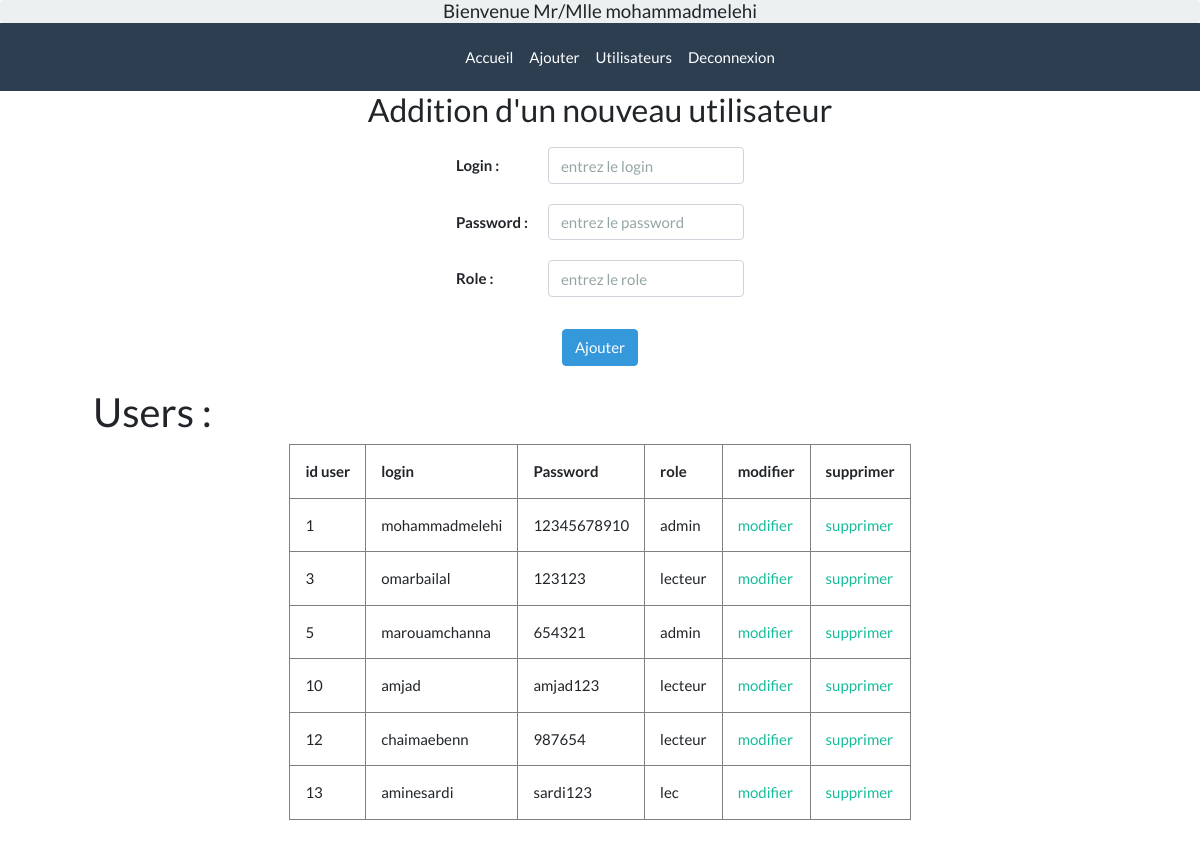
The page /e-com-app/devoir/users.php (signed in) on the database its author committed.
### tables this page shows
CREATE TABLE `user` (
  `iduser` int(11) NOT NULL,
  `login` varchar(30) NOT NULL,
  `password` varchar(20) NOT NULL,
  `role` varchar(20) NOT NULL
);

### e-com-app/devoir/users.php (the view, shortened to what this page needs)
<!DOCTYPE html>
<html>
<head>
  <link rel="stylesheet" type="text/css" href="https://bootswatch.com/4/flatly/bootstrap.min.css">
</head>
<body>
	 <?php
      if($_SESSION)
      echo '<h5 class=" alert alert-light mb-0 text-center p-0" >Bienvenue Mr/Mlle '.$_SESSION["login"].'</h5>';
    ?>
  <nav class="navbar navbar-expand-lg navbar-dark bg-primary p-0">
    <dir class="mx-auto">
      <ul class="navbar-nav mr-auto">
        <li class="nav-item ">
          <a class="nav-link" href="index.php">Accueil</a>
        </li>
        <?php
  if($_SESSION){
  echo '<li class="nav-item"><a class="nav-link" href="ajouter.php">Ajouter</a></li>';
  if($_SESSION["role"] == "admin")
  echo '  <li class="nav-item"><a class="nav-link" href="users.php">Utilisateurs</a></li>';
  echo '  <li class="nav-item"><a class="nav-link" href="logout.php">Deconnexion</a></li>
  </ul>
  </dir>
  </nav>';
  }
  else
    echo '<li class="nav-item"><a class="nav-link" href="connexion.php">Connexion</a></li>
  </ul>
  </dir>
  </nav>';
   ?>
<center>
	<div id="formAdd" >
	<h3>Addition d'un nouveau utilisateur</h3>
<form action="addUser.php" method="post">
<table   cellpadding="10" >
	<tr>
    <th>Login :</th>
    <th><input class="form-control" type="text" name="i_login" placeholder="entrez le login"></th>
  </tr>
  <tr>
    <th>Password :</th>
    <th><input class="form-control" type="text" name="i_password" placeholder="entrez le password"></th>
  </tr>
  <tr>
    <th>Role :</th>
    <th><input class="form-control" type="text" name="i_role" placeholder="entrez le role"></th>
  </tr>
</table>
<br>
<input class ="btn btn-info " type="submit" value="Ajouter">
</form>
</div>
<br>
</center>
<div class="container" >
	<h2 class="ml-5" >Users :</h2>
<table id="tb" align="center" border="1" cellpadding="15"  >
	<thead>
  <tr>
    <th>id user</th>
    <th>login</th>
    <th>Password</th>
    <th>role</th>
    <th>modifier</th>
    <th>supprimer</th>
  </tr>
 </thead>
<tbody>
<?php
$connect = mysqli_connect('localhost','root','','devoir0') or die("Erreur
deconnexion auserveur.");
$result = mysqli_query($connect, "SELECT iduser, login, password , role   from user");
while ( $row = mysqli_fetch_array($result)){
	?>
 <tr>
    <td><?php echo $row['iduser'] ?></td>
    <td><?php echo $row['login'] ?></td>
    <td><?php echo $row['password'] ?></td>
    <td><?php echo $row['role'] ?></td>
    <td><a href="updateUser.php?id=<?php echo
    $row['iduser']  ?>">modifier</a></td>
    <td><a href="deleteUser.php?id=<?php echo
    $row['iduser']  ?>">supprimer</a></td>
  </tr>
<?php
}
?>
</tbody>
</table>
</div>
<br>
</body>
</html>

### rows shown on the page
user: iduser "1", login "mohammadmelehi", password "12345678910", role "admin"
user: iduser "3", login "omarbailal", password "123123", role "lecteur"
user: iduser "5", login "marouamchanna", password "654321", role "admin"
user: iduser "10", login "amjad", password "amjad123", role "lecteur"
user: iduser "12", login "chaimaebenn", password "987654", role "lecteur"
user: iduser "13", login "aminesardi", password "sardi123", role "lec"

### other values the page prints
$_SESSION["login"] "mohammadmelehi"
